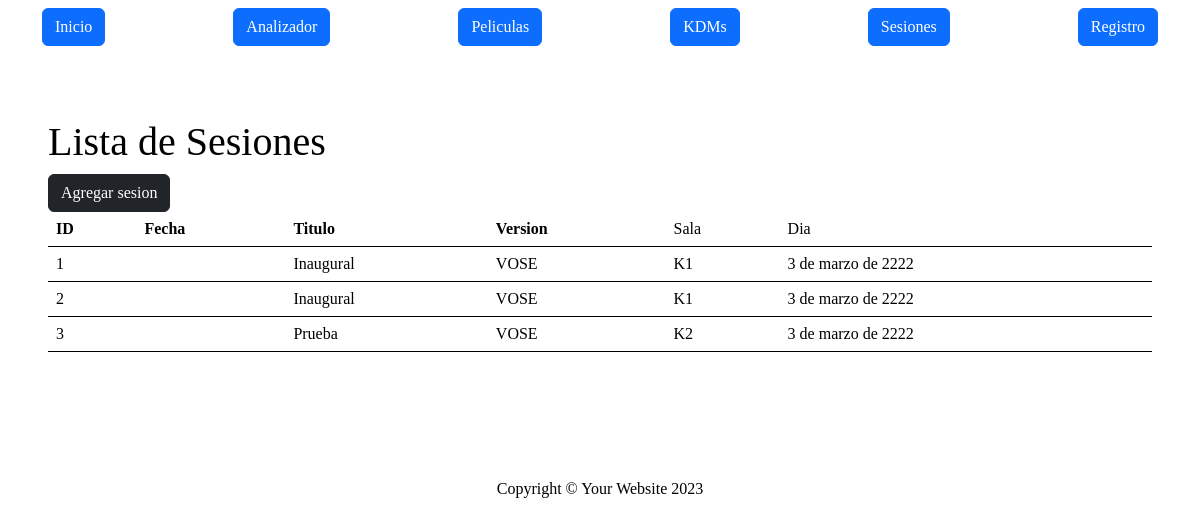
The app's page /sesiones/ with its own data.
### peliculas/models.py (models this page shows)
class Sesion(models.Model):
    fecha_ingreso_ss = models.DateField(auto_now_add=True)
    datetime_sesion = models.DateField()
    titulo_sesion = models.CharField(max_length=1028)
    version_sesion = models.CharField(blank = True, max_length=1028)
    SALA_CHOICES = (
        ("K1", "Kursaal 1"),
        ("K2", "Kursaal 2"),
        ("TVE", "Teatro Victoria Eugenia"),
    )
    sala = models.CharField(max_length=1028, choices=SALA_CHOICES)

### peliculas/views.py (the view)
# urls.py: path("sesiones/", listar_sesiones, name="lista_sesiones"),
def listar_sesiones(request):
    contexto = {
    "sesiones": Sesion.objects.all()
     }
    http_response = render(
    request=request,
    template_name= "basepeliculas/lista_sesiones.html",
    context = contexto ,
  )
    return http_response

### peliculas/templates/basepeliculas/lista_sesiones.html
{%extends "basepeliculas/base.html"%}
{%block contenido %}
<section>
    <div>
      <h1>Lista de Sesiones</h1>
      <a class="btn btn-dark btn-md" href="{% url 'agregar_sesion' %}" >Agregar sesion</a>
    <br>
      <table class="table">
        <tbody>
          <tr>
            <th>ID</th>
            <th>Fecha</th>
            <th>Titulo</th>
            <th>Version</th>
            <td>Sala</td>
            <td>Dia</td>
          </tr>
          {% for sesion in sesiones %}
          <tr>
            <td>{{ sesion.id }}</td>
            <td>{{ sesion.fecha_ingreso }}</td>
            <td>{{ sesion.titulo_sesion }}</td>
            <td>{{ sesion.version_sesion }}</td>
            <td>{{ sesion.sala}}</td>
            <td>{{ sesion.datetime_sesion}}</td>
          </tr>
          {% endfor %}
        </tbody>
      </table>
    </div>
  </section>
  {% endblock contenido %}

### peliculas/templates/basepeliculas/base.html (shortened to what this page needs)
{% load static %}
<!DOCTYPE html>
<html lang="en">
    <head>
        <link href="https://cdn.jsdelivr.net/npm/bootstrap-icons@1.5.0/font/bootstrap-icons.css" rel="stylesheet" />
        <link href="{% static 'css/styles.css' %}" rel="stylesheet" />
    </head>
    <body>
        <nav class="navbar navbar-light bg-light static-top">
            <div class="container">
                <a class="btn btn-primary btn-md" href="{% url 'inicio' %}">Inicio</a>
                <a class="btn btn-primary btn-md" href="https://www.kdm-inspector.com/">Analizador</a>
                <a class="btn btn-primary btn-md" href="{% url 'lista_peliculas' %}">Peliculas</a>
                <a class="btn btn-primary btn-md" href="{% url 'lista_kdms' %}">KDMs</a>
                <a class="btn btn-primary btn-md" href="{% url 'lista_sesiones' %}">Sesiones</a>
                <a class="btn btn-primary btn-md" href="#signup">Registro</a>
            </div>
        </nav>
        <section style="padding:4rem 3rem;">
            {% block contenido %}
            {% endblock contenido %}
        </section>
        <footer class="py-5 bg-dark">
            <div class="container px-4 px-lg-5"><p class="m-0 text-center text-white">Copyright &copy; Your Website 2023</p></div>
        </footer>
    </body>
</html>

### records on screen
Sesion: id "1", titulo_sesion "Inaugural", version_sesion "VOSE", sala "K1", datetime_sesion "3 de marzo de 2222"
Sesion: id "2", titulo_sesion "Inaugural", version_sesion "VOSE", sala "K1", datetime_sesion "3 de marzo de 2222"
Sesion: id "3", titulo_sesion "Prueba", version_sesion "VOSE", sala "K2", datetime_sesion "3 de marzo de 2222"
